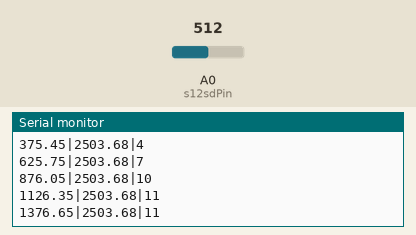
Simulated run of this sketch. Board: Arduino Uno, built with avr-gcc and run on an emulated ATmega328P. Shown: the last lines printed to the serial monitor. Inputs (shaded band) come from the test bench; at power-on: A0 (s12sdPin) = 512.

Above: at 1.2 s.
1.3 s: A0 (s12sdPin) set to 493
At 1.4 s:
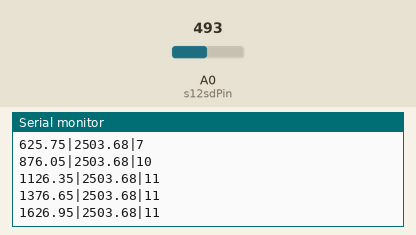
2.8 s: A0 (s12sdPin) set to 511
At 2.93 s:
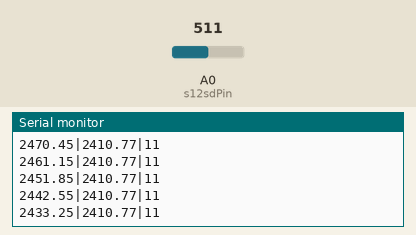
Timing chart, 0 to 5.8 s (numbered marks = the images above; inputs shaded):
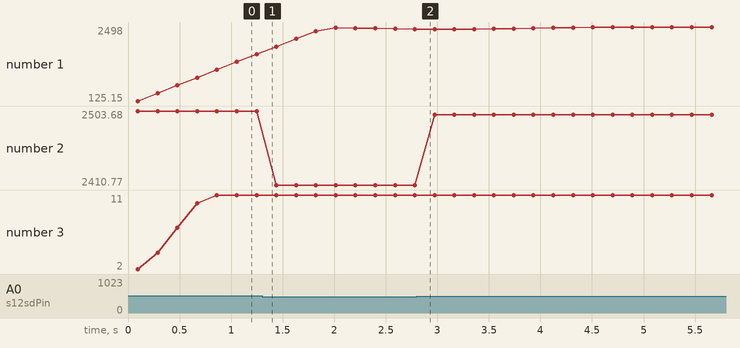

The sketch:

commS12sd.ino
```cpp
#define s12sdPin A0
#define fliterNumber 20


void setup() {
  Serial.begin(9600);
  s12sdInit();
}

void loop() {
  Serial.print(s12sdValMv());//电压（mV） * 10为UV值
  Serial.print("|");
  Serial.print(analogRead(s12sdPin) * 4.89);//电压(mV)
  Serial.print("|");
  Serial.println(s12sdLevel());
}


/*================================================================
* 函 数 名：
* s12sdInit
*
* 参 数：
* 无
*
* 功 能 描 述:
* 初始化S12SD的信号引脚
*
* 返 回 值：
* 无
*
* 作 者：赫文 2018年5月18日15:26:28

================================================================*/
void s12sdInit(){
  pinMode(s12sdPin,INPUT);
}

/*================================================================
* 函 数 名：
* s12sdValMv
*
* 参 数：
* 无
*
* 功 能 描 述:
* 获取紫外线传感器的电压值（mv）,通过窗口滤波后输出。
*
* 返 回 值：
* 获取的紫外线传感器电压值（mv）
*
* 作 者：赫文 2018年5月18日15:26:28

================================================================*/
float s12sdValMv(){
 return  smoothFliter(analogRead(s12sdPin) * 4.89 , 100);
}


/*================================================================
* 函 数 名：
* smoothFliter
*
* 参 数：
* newVal 新的需要滤波的数据
* Time Time时间内的平均值
*
* 功 能 描 述:
* 在Time时间内获取紫外线传感器的电压值（mv）,通过窗口滤波后输出。
*
* 返 回 值：
* 滤波后的紫外线传感器电压值（mv）
*
* 作 者：赫文 2018年5月18日15:26:28

================================================================*/
float smoothFliter(int newVal,int Time){
//创建滑动窗口数组并启用更新

  static float arr[fliterNumber];//窗口数组
  static float sum;//N个数值的总和
  float outVal;//滤波后的输出值

  sum = sum - arr[fliterNumber - 1];//去除最后一位的总和

  for(int i = fliterNumber - 1;i > 0;i --){
        arr[i]=arr[i - 1];//从最后一位开始向右滑动一次，最后一位被丢弃；
        delay(Time/20);
  }

  arr[0] = newVal;//首位存入新的数据

  sum = sum + arr[0];//新的总和

  outVal = sum / fliterNumber;//求算数平均值

 return outVal;
 }


/*================================================================
* 函 数 名：
* s12sdLevel
*
* 参 数：
* 无
*
* 功 能 描 述:
* 获取紫外线传感器的电压值（mv）后判断当前的紫外线水平
*
* 返 回 值：
* 当前的紫外线水平 0~12
*
* 作 者：赫文 2018年5月18日15:26:28

================================================================*/
int s12sdLevel(){
  int uv = 0;
  float vout = 0;
  vout = s12sdValMv();

if(vout < 50){  //查表，把得到的光电流值转换成紫外线等级
    uv = 0;
  }
  else if(vout < 227){
    uv = 1;
  }
  else if(vout < 318){
    uv = 2;
  }
  else if(vout < 408){
    uv = 3;
  }
  else if(vout < 503){
    uv = 4;
  }
  else if(vout < 606){
    uv = 5;
  }
  else if(vout < 696){
    uv = 6;
  }
  else if(vout < 795){
    uv = 7;
  }
  else if(vout < 881){
    uv = 8;
  }
  else if(vout < 976){
    uv = 9;
  }
  else if(vout < 1079){
    uv = 10;
  }
  else{
    uv = 11;
  }
  return uv;

  }
```

Measured:
- plotted number 1: 1626.95 → 2433.25 after the input at 1.3 s, 2433.25 → 2498 after the input at 2.8 s
- plotted number 2: 2503.68 → 2410.77 after the input at 1.3 s, 2410.77 → 2498.79 after the input at 2.8 s
